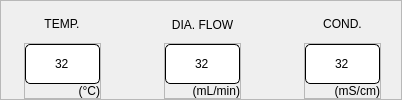
                   <widget class="QFrame" name="topbox">
                    <property name="frameShape">
                     <enum>QFrame::StyledPanel</enum>
                    </property>
                    <property name="frameShadow">
                     <enum>QFrame::Raised</enum>
                    </property>
                    <layout class="QHBoxLayout" name="horizontalLayout_12">
                     <property name="spacing">
                      <number>20</number>
                     </property>
                     <property name="leftMargin">
                      <number>0</number>
                     </property>
                     <property name="topMargin">
                      <number>0</number>
                     </property>
                     <property name="rightMargin">
                      <number>0</number>
                     </property>
                     <property name="bottomMargin">
                      <number>0</number>
                     </property>
                     <item>
                      <widget class="QFrame" name="Temp">
                       <property name="frameShape">
                        <enum>QFrame::NoFrame</enum>
                       </property>
                       <property name="frameShadow">
                        <enum>QFrame::Plain</enum>
                       </property>
                       <layout class="QVBoxLayout" name="verticalLayout_11">
                        <property name="spacing">
                         <number>5</number>
                        </property>
                        <property name="leftMargin">
                         <number>23</number>
                        </property>
                        <property name="topMargin">
                         <number>10</number>
                        </property>
                        <property name="rightMargin">
                         <number>20</number>
                        </property>
                        <property name="bottomMargin">
                         <number>0</number>
                        </property>
                        <item>
                         <widget class="QFrame" name="frame_34">
                          <property name="frameShape">
                           <enum>QFrame::NoFrame</enum>
                          </property>
                          <property name="frameShadow">
                           <enum>QFrame::Raised</enum>
                          </property>
                          <layout class="QVBoxLayout" name="verticalLayout_24" stretch="0">
                           <property name="spacing">
                            <number>0</number>
                           </property>
                           <property name="leftMargin">
                            <number>0</number>
                           </property>
                           <property name="topMargin">
                            <number>0</number>
                           </property>
                           <property name="rightMargin">
                            <number>0</number>
                           </property>
                           <property name="bottomMargin">
                            <number>0</number>
                           </property>
                           <item alignment="Qt::AlignHCenter|Qt::AlignVCenter">
                            <widget class="QLabel" name="label_15">
                             <property name="styleSheet">
                              <string notr="true">font: bold 16px &quot;Roboto&quot;;</string>
                             </property>
                             <property name="text">
                              <string>TEMP.</string>
                             </property>
                             <property name="alignment">
                              <set>Qt::AlignCenter</set>
                             </property>
                            </widget>
                           </item>
                          </layout>
                         </widget>
                        </item>
                        <item>
                         <widget class="QFrame" name="frame_35">
                          <property name="frameShape">
                           <enum>QFrame::StyledPanel</enum>
                          </property>
                          <property name="frameShadow">
                           <enum>QFrame::Raised</enum>
                          </property>
                          <layout class="QVBoxLayout" name="verticalLayout_25">
                           <property name="spacing">
                            <number>0</number>
                           </property>
                           <property name="leftMargin">
                            <number>0</number>
                           </property>
                           <property name="topMargin">
                            <number>0</number>
                           </property>
                           <property name="rightMargin">
                            <number>0</number>
                           </property>
                           <property name="bottomMargin">
                            <number>0</number>
                           </property>
                           <item>
                            <widget class="QLineEdit" name="t3_edit">
                             <property name="sizePolicy">
                              <sizepolicy hsizetype="Preferred" vsizetype="Preferred">
                               <horstretch>0</horstretch>
                               <verstretch>0</verstretch>
                              </sizepolicy>
                             </property>
                             <property name="minimumSize">
                              <size>
                               <width>75</width>
                               <height>40</height>
                              </size>
                             </property>
                             <property name="maximumSize">
                              <size>
                               <width>75</width>
                               <height>40</height>
                              </size>
                             </property>
                             <property name="styleSheet">
                              <string notr="true">background: #FFFFFF;
border: 1px solid #000000;
border-radius: 5px;
font:  bold 16px &quot;Roboto&quot;;</string>
                             </property>
                             <property name="text">
                              <string>32</string>
                             </property>
                             <property name="maxLength">
                              <number>5</number>
                             </property>
                             <property name="alignment">
                              <set>Qt::AlignCenter</set>
                             </property>
                            </widget>
                           </item>
                           <item>
                            <widget class="QLabel" name="label_35">
                             <property name="styleSheet">
                              <string notr="true">font:  14px &quot;Roboto&quot;;</string>
                             </property>
                             <property name="text">
                              <string>(°C)</string>
                             </property>
                             <property name="alignment">
                              <set>Qt::AlignRight|Qt::AlignTrailing|Qt::AlignVCenter</set>
                             </property>
                            </widget>
                           </item>
                          </layout>
                         </widget>
                        </item>
                       </layout>
                      </widget>
                     </item>
                     <item>
                      <widget class="QFrame" name="Flowr">
                       <property name="frameShape">
                        <enum>QFrame::NoFrame</enum>
                       </property>
                       <property name="frameShadow">
                        <enum>QFrame::Plain</enum>
                       </property>
                       <layout class="QVBoxLayout" name="verticalLayout_12">
                        <property name="spacing">
                         <number>5</number>
                        </property>
                        <property name="leftMargin">
                         <number>23</number>
                        </property>
                        <property name="topMargin">
                         <number>10</number>
                        </property>
                        <property name="rightMargin">
                         <number>20</number>
                        </property>
                        <property name="bottomMargin">
                         <number>0</number>
                        </property>
                        <item>
                         <widget class="QFrame" name="frame_38">
                          <property name="frameShape">
                           <enum>QFrame::NoFrame</enum>
                          </property>
                          <property name="frameShadow">
                           <enum>QFrame::Raised</enum>
                          </property>
                          <layout class="QVBoxLayout" name="verticalLayout_31" stretch="0">
                           <property name="spacing">
                            <number>0</number>
                           </property>
                           <property name="leftMargin">
                            <number>0</number>
                           </property>
                           <property name="topMargin">
                            <number>0</number>
                           </property>
                           <property name="rightMargin">
                            <number>0</number>
                           </property>
                           <property name="bottomMargin">
                            <number>0</number>
                           </property>
                           <item>
                            <widget class="QLabel" name="label_17">
                             <property name="styleSheet">
                              <string notr="true">font: bold 16px &quot;Roboto&quot;;</string>
                             </property>
                             <property name="text">
                              <string>DIA. FLOW</string>
                             </property>
                             <property name="alignment">
                              <set>Qt::AlignCenter</set>
                             </property>
                            </widget>
                           </item>
                          </layout>
                         </widget>
                        </item>
                        <item>
                         <widget class="QFrame" name="frame_39">
                          <property name="frameShape">
                           <enum>QFrame::StyledPanel</enum>
                          </property>
                          <property name="frameShadow">
                           <enum>QFrame::Raised</enum>
                          </property>
                          <layout class="QVBoxLayout" name="verticalLayout_32">
                           <property name="spacing">
                            <number>0</number>
                           </property>
                           <property name="leftMargin">
                            <number>0</number>
                           </property>
                           <property name="topMargin">
                            <number>0</number>
                           </property>
                           <property name="rightMargin">
                            <number>0</number>
                           </property>
                           <property name="bottomMargin">
                            <number>0</number>
                           </property>
                           <item>
                            <widget class="QLineEdit" name="fm_edit">
                             <property name="sizePolicy">
                              <sizepolicy hsizetype="Preferred" vsizetype="Preferred">
                               <horstretch>0</horstretch>
                               <verstretch>0</verstretch>
                              </sizepolicy>
                             </property>
                             <property name="minimumSize">
                              <size>
                               <width>75</width>
                               <height>40</height>
                              </size>
                             </property>
                             <property name="maximumSize">
                              <size>
                               <width>75</width>
                               <height>40</height>
                              </size>
                             </property>
                             <property name="styleSheet">
                              <string notr="true">background: #FFFFFF;
border: 1px solid #000000;
border-radius: 5px;
font:  bold 16px &quot;Roboto&quot;;</string>
                             </property>
                             <property name="text">
                              <string>32</string>
                             </property>
                             <property name="maxLength">
                              <number>6</number>
                             </property>
                             <property name="alignment">
                              <set>Qt::AlignCenter</set>
                             </property>
                            </widget>
                           </item>
                           <item>
                            <widget class="QLabel" name="label_36">
                             <property name="styleSheet">
                              <string notr="true">font:  14px &quot;Roboto&quot;;</string>
                             </property>
                             <property name="text">
                              <string>(mL/min)</string>
                             </property>
                             <property name="alignment">
                              <set>Qt::AlignRight|Qt::AlignTrailing|Qt::AlignVCenter</set>
                             </property>
                            </widget>
                           </item>
                          </layout>
                         </widget>
                        </item>
                       </layout>
                      </widget>
                     </item>
                     <item>
                      <widget class="QFrame" name="Cond">
                       <property name="frameShape">
                        <enum>QFrame::NoFrame</enum>
                       </property>
                       <property name="frameShadow">
                        <enum>QFrame::Plain</enum>
                       </property>
                       <layout class="QVBoxLayout" name="verticalLayout_13">
                        <property name="spacing">
                         <number>5</number>
                        </property>
                        <property name="leftMargin">
                         <number>23</number>
                        </property>
                        <property name="topMargin">
                         <number>10</number>
                        </property>
                        <property name="rightMargin">
                         <number>20</number>
                        </property>
                        <property name="bottomMargin">
                         <number>0</number>
                        </property>
                        <item>
                         <widget class="QFrame" name="frame_42">
                          <property name="frameShape">
                           <enum>QFrame::NoFrame</enum>
                          </property>
                          <property name="frameShadow">
                           <enum>QFrame::Raised</enum>
                          </property>
                          <layout class="QVBoxLayout" name="verticalLayout_35" stretch="0">
                           <property name="spacing">
                            <number>0</number>
                           </property>
                           <property name="leftMargin">
                            <number>0</number>
                           </property>
                           <property name="topMargin">
                            <number>0</number>
                           </property>
                           <property name="rightMargin">
                            <number>0</number>
                           </property>
                           <property name="bottomMargin">
                            <number>0</number>
                           </property>
                           <item alignment="Qt::AlignHCenter|Qt::AlignVCenter">
                            <widget class="QLabel" name="label_19">
                             <property name="styleSheet">
                              <string notr="true">font: bold 16px &quot;Roboto&quot;;</string>
                             </property>
                             <property name="text">
                              <string>COND.</string>
                             </property>
                             <property name="alignment">
                              <set>Qt::AlignCenter</set>
                             </property>
                            </widget>
                           </item>
                          </layout>
                         </widget>
                        </item>
                        <item>
                         <widget class="QFrame" name="frame_43">
                          <property name="frameShape">
                           <enum>QFrame::StyledPanel</enum>
                          </property>
                          <property name="frameShadow">
                           <enum>QFrame::Raised</enum>
                          </property>
                          <layout class="QVBoxLayout" name="verticalLayout_36">
                           <property name="spacing">
                            <number>0</number>
                           </property>
                           <property name="leftMargin">
                            <number>0</number>
                           </property>
                           <property name="topMargin">
                            <number>0</number>
                           </property>
                           <property name="rightMargin">
                            <number>0</number>
                           </property>
                           <property name="bottomMargin">
                            <number>0</number>
                           </property>
                           <item>
                            <widget class="QLineEdit" name="ec_edit">
                             <property name="sizePolicy">
                              <sizepolicy hsizetype="Preferred" vsizetype="Preferred">
                               <horstretch>0</horstretch>
                               <verstretch>0</verstretch>
                              </sizepolicy>
                             </property>
                             <property name="minimumSize">
                              <size>
                               <width>75</width>
                               <height>40</height>
                              </size>
                             </property>
                             <property name="maximumSize">
                              <size>
                               <width>75</width>
                               <height>40</height>
                              </size>
                             </property>
                             <property name="styleSheet">
                              <string notr="true">background: #FFFFFF;
border: 1px solid #000000;
border-radius: 5px;
font:  bold 16px &quot;Roboto&quot;;</string>
                             </property>
                             <property name="text">
                              <string>32</string>
                             </property>
                             <property name="maxLength">
                              <number>5</number>
                             </property>
                             <property name="alignment">
                              <set>Qt::AlignCenter</set>
                             </property>
                            </widget>
                           </item>
                           <item>
                            <widget class="QLabel" name="label_38">
                             <property name="styleSheet">
                              <string notr="true">font:  14px &quot;Roboto&quot;;</string>
                             </property>
                             <property name="text">
                              <string>(mS/cm)</string>
                             </property>
                             <property name="alignment">
                              <set>Qt::AlignRight|Qt::AlignTrailing|Qt::AlignVCenter</set>
                             </property>
                            </widget>
                           </item>
                          </layout>
                         </widget>
                        </item>
                       </layout>
                      </widget>
                     </item>
                    </layout>
                   </widget>
